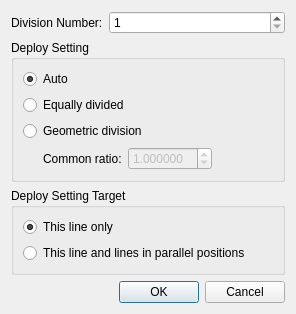
<?xml version="1.0" encoding="UTF-8"?>
<ui version="4.0">
 <class>GridCreatingConditionLaplaceDivisionSettingDialog</class>
 <widget class="QDialog" name="GridCreatingConditionLaplaceDivisionSettingDialog">
  <property name="geometry">
   <rect>
    <x>0</x>
    <y>0</y>
    <width>296</width>
    <height>283</height>
   </rect>
  </property>
  <property name="windowTitle">
   <string>Division Setting</string>
  </property>
  <layout class="QVBoxLayout" name="verticalLayout_3">
   <item>
    <layout class="QHBoxLayout" name="horizontalLayout" stretch="0,1">
     <item>
      <widget class="QLabel" name="divisionNumberLabel">
       <property name="text">
        <string>Division Number:</string>
       </property>
      </widget>
     </item>
     <item>
      <widget class="QSpinBox" name="divisionNumberSpinBox">
       <property name="minimum">
        <number>1</number>
       </property>
       <property name="maximum">
        <number>99999</number>
       </property>
      </widget>
     </item>
    </layout>
   </item>
   <item>
    <widget class="QGroupBox" name="deploySettingGroupBox">
     <property name="title">
      <string>Deploy Setting</string>
     </property>
     <layout class="QVBoxLayout" name="verticalLayout">
      <item>
       <widget class="QRadioButton" name="autoRadioButton">
        <property name="text">
         <string>Auto</string>
        </property>
        <property name="checked">
         <bool>true</bool>
        </property>
       </widget>
      </item>
      <item>
       <widget class="QRadioButton" name="equalRadioButton">
        <property name="text">
         <string>Equally divided</string>
        </property>
        <property name="checked">
         <bool>false</bool>
        </property>
       </widget>
      </item>
      <item>
       <widget class="QRadioButton" name="geometricRadioButton">
        <property name="text">
         <string>Geometric division</string>
        </property>
       </widget>
      </item>
      <item>
       <layout class="QHBoxLayout" name="horizontalLayout_2">
        <item>
         <spacer name="horizontalSpacer">
          <property name="orientation">
           <enum>Qt::Horizontal</enum>
          </property>
          <property name="sizeType">
           <enum>QSizePolicy::Fixed</enum>
          </property>
          <property name="sizeHint" stdset="0">
           <size>
            <width>20</width>
            <height>20</height>
           </size>
          </property>
         </spacer>
        </item>
        <item>
         <widget class="QLabel" name="commonRatioLabel">
          <property name="text">
           <string>Common ratio:</string>
          </property>
         </widget>
        </item>
        <item>
         <widget class="QDoubleSpinBox" name="commonRatioSpinBox">
          <property name="enabled">
           <bool>false</bool>
          </property>
          <property name="decimals">
           <number>6</number>
          </property>
          <property name="minimum">
           <double>0.000001000000000</double>
          </property>
          <property name="maximum">
           <double>99.999999000000003</double>
          </property>
          <property name="value">
           <double>1.000000000000000</double>
          </property>
         </widget>
        </item>
        <item>
         <spacer name="horizontalSpacer_2">
          <property name="orientation">
           <enum>Qt::Horizontal</enum>
          </property>
          <property name="sizeHint" stdset="0">
           <size>
            <width>40</width>
            <height>20</height>
           </size>
          </property>
         </spacer>
        </item>
       </layout>
      </item>
     </layout>
    </widget>
   </item>
   <item>
    <widget class="QGroupBox" name="deploySettingTargetGroupBox">
     <property name="title">
      <string>Deploy Setting Target</string>
     </property>
     <layout class="QVBoxLayout" name="verticalLayout_2">
      <item>
       <widget class="QRadioButton" name="thisOnlyRadioButton">
        <property name="text">
         <string>This line only</string>
        </property>
        <property name="checked">
         <bool>true</bool>
        </property>
       </widget>
      </item>
      <item>
       <layout class="QHBoxLayout" name="horizontalLayout_3">
        <item>
         <widget class="QRadioButton" name="thisAndParallelRadioButton">
          <property name="text">
           <string>This line and lines in parallel positions</string>
          </property>
          <property name="checked">
           <bool>false</bool>
          </property>
         </widget>
        </item>
        <item>
         <widget class="TooltipLabel" name="thisAndParallelHelpLabel">
          <property name="toolTip">
           <string>&lt;html&gt;&lt;head/&gt;&lt;body&gt;&lt;p&gt;The deploy setting is applied to all lines in parallel positions.&lt;/p&gt;&lt;/body&gt;&lt;/html&gt;</string>
          </property>
          <property name="text">
           <string/>
          </property>
          <property name="pixmap">
           <pixmap resource="../../guibase/guibase.qrc">:/libs/guibase/images/iconQuestion.png</pixmap>
          </property>
         </widget>
        </item>
        <item>
         <spacer name="horizontalSpacer_3">
          <property name="orientation">
           <enum>Qt::Horizontal</enum>
          </property>
          <property name="sizeHint" stdset="0">
           <size>
            <width>40</width>
            <height>20</height>
           </size>
          </property>
         </spacer>
        </item>
       </layout>
      </item>
     </layout>
    </widget>
   </item>
   <item>
    <spacer name="verticalSpacer">
     <property name="orientation">
      <enum>Qt::Vertical</enum>
     </property>
     <property name="sizeHint" stdset="0">
      <size>
       <width>20</width>
       <height>1</height>
      </size>
     </property>
    </spacer>
   </item>
   <item>
    <widget class="QDialogButtonBox" name="buttonBox">
     <property name="orientation">
      <enum>Qt::Horizontal</enum>
     </property>
     <property name="standardButtons">
      <set>QDialogButtonBox::Cancel|QDialogButtonBox::Ok</set>
     </property>
    </widget>
   </item>
  </layout>
 </widget>
 <customwidgets>
  <customwidget>
   <class>TooltipLabel</class>
   <extends>QLabel</extends>
   <header>guibase/tooltiplabel.h</header>
  </customwidget>
 </customwidgets>
 <resources>
  <include location="../../guibase/guibase.qrc"/>
 </resources>
 <connections>
  <connection>
   <sender>buttonBox</sender>
   <signal>accepted()</signal>
   <receiver>GridCreatingConditionLaplaceDivisionSettingDialog</receiver>
   <slot>accept()</slot>
   <hints>
    <hint type="sourcelabel">
     <x>248</x>
     <y>254</y>
    </hint>
    <hint type="destinationlabel">
     <x>157</x>
     <y>274</y>
    </hint>
   </hints>
  </connection>
  <connection>
   <sender>buttonBox</sender>
   <signal>rejected()</signal>
   <receiver>GridCreatingConditionLaplaceDivisionSettingDialog</receiver>
   <slot>reject()</slot>
   <hints>
    <hint type="sourcelabel">
     <x>286</x>
     <y>273</y>
    </hint>
    <hint type="destinationlabel">
     <x>286</x>
     <y>274</y>
    </hint>
   </hints>
  </connection>
  <connection>
   <sender>geometricRadioButton</sender>
   <signal>toggled(bool)</signal>
   <receiver>commonRatioSpinBox</receiver>
   <slot>setEnabled(bool)</slot>
   <hints>
    <hint type="sourcelabel">
     <x>81</x>
     <y>113</y>
    </hint>
    <hint type="destinationlabel">
     <x>158</x>
     <y>136</y>
    </hint>
   </hints>
  </connection>
 </connections>
</ui>
